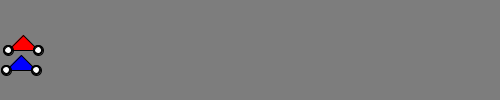
Frame 1 (no input)
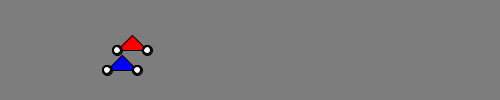
Frame 60 (the mouse pressed at the canvas centre just before this capture)
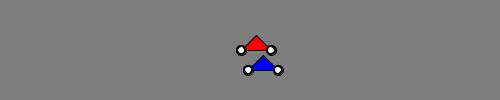
Frame 120 (the mouse held since frame 60 and released just before this capture)

The Processing sketch that drew these frames (run headless with seeded random() and noise(); from frame 60 on, the mouse is pressed at the canvas centre):

// Processing sketch: ex4_5_racingBikesClass
// ── ex4_5_racingBikesClass.pde
final color RED = color(255,0,0);
final color BLUE = color(0,0,255);



class motorbike
{
 int x = 5;  //members
 int y;
 int speed=2;
 int size=30;
 color colour;
 
 motorbike(int y, int speed)
 {
 this.y = y;
 this.speed = speed;
 }

void render(color colour)
 {
   float wheelHeight = size/3;
   fill(colour);
   triangle(x,y,x+size,y,x+size/2,y-size/2);
   drawWheel(x,y,wheelHeight);
   drawWheel(x+size,y,wheelHeight);
 }
 
 void drawWheel(int x,int y,float size)
 {
    float inner = size*2/3;
    fill(0);
    ellipse(x,y,size,size);
    fill(255);
    ellipse(x,y,inner,inner);
 }
 
 boolean finished(int width)
{
 return x>(width-10); //screen width
}

 void move()
 {
   speed = (int)random(5.0); //a random step [0..5]
    x = x + speed;  
 }
 
 void update(color colour) {
 move();
 render(colour);
}

 
} //end of class description






motorbike b1,b2;
void setup()
{
  size(500,100);
  b1 = new motorbike(50, 5);
  b1.y = 50;
  b2 = new motorbike(70, 3);
  b2.y = 70;
}




void draw()
{
  background(125);
  
 if (b1.finished(490) == false){
   b1.update(RED);
  
 }
 
  if (b2.finished(490) == false){
   b2.update(BLUE);
  
 }
  
} 
